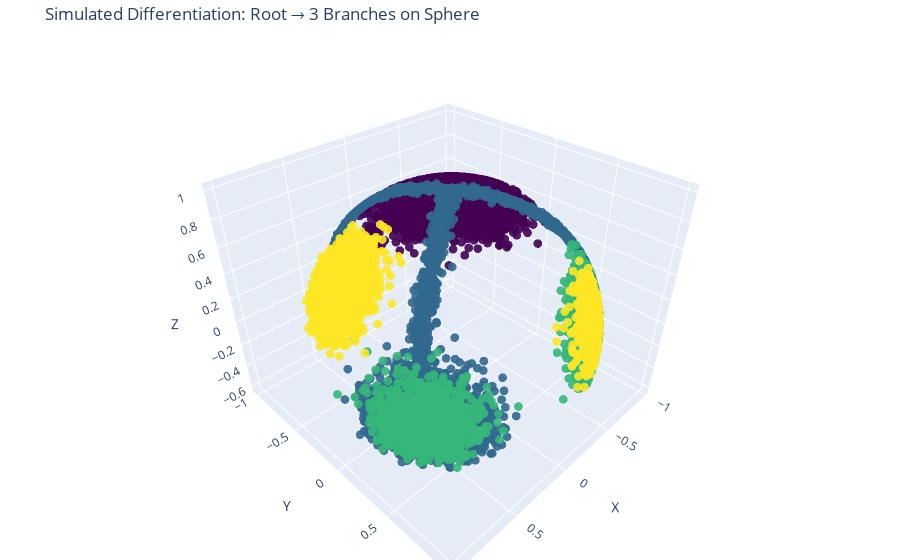

Source (notebook cell):
### Code cell
import numpy as np
import plotly.graph_objects as go

def random_spherical_noise(center, radius, n):
    """Generate random points near a center point on the sphere."""
    noise = []
    for _ in range(n):
        vec = center + 0.15 * np.random.randn(3)  # small 3D Gaussian noise
        vec /= np.linalg.norm(vec)  # reproject onto sphere
        noise.append(vec)
    return np.array(noise)

def generate_branch(start, direction, steps, arc_length):
    """Generate an arc of points along a branch with some spread."""
    tangent = direction / np.linalg.norm(direction)
    arc = []
    for theta in np.linspace(0, arc_length, steps):
        axis = np.cross(start, tangent)
        axis /= np.linalg.norm(axis)

        # Rodrigues rotation
        point = (start * np.cos(theta) +
                 np.cross(axis, start) * np.sin(theta) +
                 axis * np.dot(axis, start) * (1 - np.cos(theta)))
        point /= np.linalg.norm(point)

        # Add local branch noise
        noise = 0.03 * np.random.randn(3)
        noise -= np.dot(noise, point) * point  # remove radial component
        point += noise
        point /= np.linalg.norm(point)
        arc.append(point)
    return np.array(arc)

# Root cluster
root_center = np.array([0, 0, 1])

root_cluster = random_spherical_noise(root_center, radius=1, n=15000)

# Directions for 3 branches
branch_dirs = [
    np.array([1.5, 1.0, -0.5]),
    np.array([-1.0, 1.0, -0.5]),
    np.array([0.5, -1.5, -0.5])
]

branches = []
terminal_clusters = []
branch_labels = []

for i, dir_vec in enumerate(branch_dirs):
    branch = generate_branch(root_center, dir_vec, steps=600, arc_length=np.pi/2)
    branches.append(branch)
    branch_labels.extend([i + 1] * len(branch))

    # Terminal cluster at end of arc
    term_center = branch[-2]
    terminal = random_spherical_noise(term_center, radius=0.1, n=5000)
    terminal_clusters.append(terminal)
    branch_labels.extend([i + 1] * len(terminal))

# Combine all data
X = np.vstack([root_cluster] + branches + terminal_clusters)
labels = np.array([0]*len(root_cluster) + branch_labels)

# Plot
fig = go.Figure(data=go.Scatter3d(
    x=X[:, 0], y=X[:, 1], z=X[:, 2],
    mode='markers',
    marker=dict(
        size=3,
        color=labels,
        colorscale='Viridis',
        opacity=0.9
    )
))
fig.update_layout(
    title='Simulated Differentiation: Root → 3 Branches on Sphere',
    scene=dict(
        xaxis_title='X',
        yaxis_title='Y',
        zaxis_title='Z'
    ),
    margin=dict(l=0, r=0, b=0, t=40)
)
fig.show()

### Figure 1 — Plotly figure (JSON) as saved in the notebook; plotly's stock layout.template omitted (floating-point values rounded to 4 significant figures; data arrays with more than 128 entries replaced by an {"elided": "..."} marker saying what was removed)
{"data": [{"marker": {"color": {"elided": "31800 int values"}, "colorscale": [[0, "#440154"], [0.1111, "#482878"], [0.2222, "#3e4989"], [0.3333, "#31688e"], [0.4444, "#26828e"], [0.5556, "#1f9e89"], [0.6667, "#35b779"], [0.7778, "#6ece58"], [0.8889, "#b5de2b"], [1, "#fde725"]], "opacity": 0.9, "size": 3}, "mode": "markers", "type": "scatter3d", "x": {"elided": "31800 float values"}, "y": {"elided": "31800 float values"}, "z": {"elided": "31800 float values"}}], "layout": {"margin": {"b": 0, "l": 0, "r": 0, "t": 40}, "scene": {"xaxis": {"title": {"text": "X"}}, "yaxis": {"title": {"text": "Y"}}, "zaxis": {"title": {"text": "Z"}}}, "title": {"text": "Simulated Differentiation: Root → 3 Branches on Sphere"}}}
